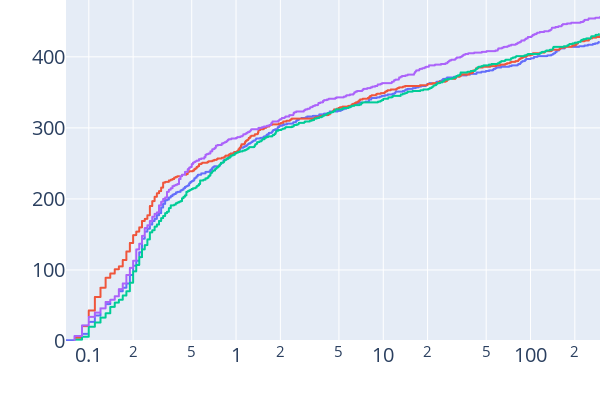
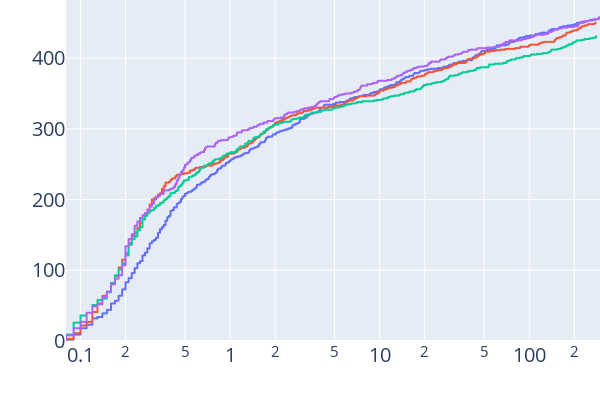
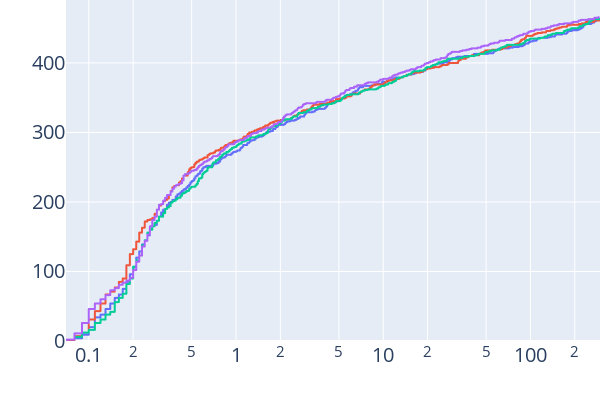
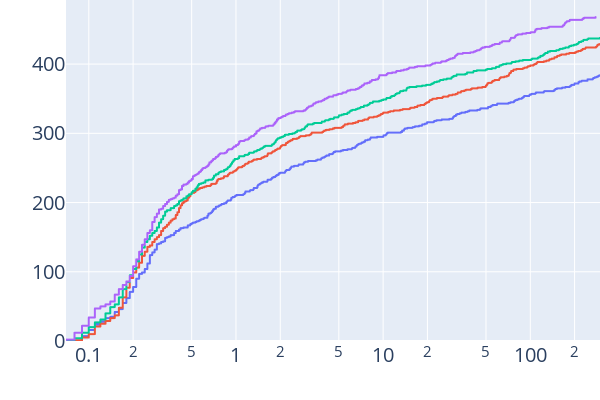

Write notebook code for charts like these, in order.
### Code cell
for optimisation, iterations in product(["svr", "rank-svm"], ["2", "4"]):
    print(optimisation, iterations)
    df = get_df_copy()
    df = df[df.optimiser == optimisation]
    df = df[df.iterations == iterations]
    df = df[df.solved]
    df.solved = df.solved.astype(int)
    
    fig = px.ecdf(df, x="runtime", color="feature_pruning", ecdfnorm=None, log_x=True)
    # hide axis labels
    fig.update_xaxes(title_text='')
    fig.update_yaxes(title_text='')
    # hide legend
    fig.update_layout(showlegend=False)
    # size
    fig.update_layout(width=600, height=400)
    # remove margins
    fig.update_layout(margin=dict(l=0, r=0, t=0, b=0))
    # font size
    fig.update_layout(font=dict(size=20))

    fig.show()

### Figure 1 — Plotly figure (JSON) as saved in the notebook; plotly's stock layout.template omitted (floating-point values rounded to 4 significant figures; data arrays with more than 128 entries replaced by an {"elided": "..."} marker saying what was removed)
{"data": [{"hovertemplate": "feature_pruning=0none<br>runtime=%{x}<br>count=%{y}<extra></extra>", "legendgroup": "0none", "line": {"dash": "solid", "shape": "hv"}, "marker": {"color": "#636efa", "symbol": "circle"}, "mode": "lines", "name": "0none", "showlegend": true, "type": "scattergl", "x": {"elided": "421 float values"}, "xaxis": "x", "y": {"elided": "421 int values"}, "yaxis": "y"}, {"hovertemplate": "feature_pruning=1collapse-all-x<br>runtime=%{x}<br>count=%{y}<extra></extra>", "legendgroup": "1collapse-all-x", "line": {"dash": "solid", "shape": "hv"}, "marker": {"color": "#EF553B", "symbol": "circle"}, "mode": "lines", "name": "1collapse-all-x", "showlegend": true, "type": "scattergl", "x": {"elided": "429 float values"}, "xaxis": "x", "y": {"elided": "429 int values"}, "yaxis": "y"}, {"hovertemplate": "feature_pruning=2collapse-layer<br>runtime=%{x}<br>count=%{y}<extra></extra>", "legendgroup": "2collapse-layer", "line": {"dash": "solid", "shape": "hv"}, "marker": {"color": "#00cc96", "symbol": "circle"}, "mode": "lines", "name": "2collapse-layer", "showlegend": true, "type": "scattergl", "x": {"elided": "432 float values"}, "xaxis": "x", "y": {"elided": "432 int values"}, "yaxis": "y"}, {"hovertemplate": "feature_pruning=3collapse-layer-x<br>runtime=%{x}<br>count=%{y}<extra></extra>", "legendgroup": "3collapse-layer-x", "line": {"dash": "solid", "shape": "hv"}, "marker": {"color": "#ab63fa", "symbol": "circle"}, "mode": "lines", "name": "3collapse-layer-x", "showlegend": true, "type": "scattergl", "x": {"elided": "456 float values"}, "xaxis": "x", "y": {"elided": "456 int values"}, "yaxis": "y"}], "layout": {"font": {"size": 20}, "height": 400, "legend": {"title": {"text": "feature_pruning"}, "tracegroupgap": 0}, "margin": {"b": 0, "l": 0, "r": 0, "t": 0}, "showlegend": false, "width": 600, "xaxis": {"anchor": "y", "domain": [0, 1], "title": {"text": ""}, "type": "log"}, "yaxis": {"anchor": "x", "domain": [0, 1], "rangemode": "tozero", "title": {"text": ""}}}}

### Figure 2 — Plotly figure (JSON) as saved in the notebook; plotly's stock layout.template omitted (floating-point values rounded to 4 significant figures; data arrays with more than 128 entries replaced by an {"elided": "..."} marker saying what was removed)
{"data": [{"hovertemplate": "feature_pruning=0none<br>runtime=%{x}<br>count=%{y}<extra></extra>", "legendgroup": "0none", "line": {"dash": "solid", "shape": "hv"}, "marker": {"color": "#636efa", "symbol": "circle"}, "mode": "lines", "name": "0none", "showlegend": true, "type": "scattergl", "x": {"elided": "457 float values"}, "xaxis": "x", "y": {"elided": "457 int values"}, "yaxis": "y"}, {"hovertemplate": "feature_pruning=1collapse-all-x<br>runtime=%{x}<br>count=%{y}<extra></extra>", "legendgroup": "1collapse-all-x", "line": {"dash": "solid", "shape": "hv"}, "marker": {"color": "#EF553B", "symbol": "circle"}, "mode": "lines", "name": "1collapse-all-x", "showlegend": true, "type": "scattergl", "x": {"elided": "450 float values"}, "xaxis": "x", "y": {"elided": "450 int values"}, "yaxis": "y"}, {"hovertemplate": "feature_pruning=2collapse-layer<br>runtime=%{x}<br>count=%{y}<extra></extra>", "legendgroup": "2collapse-layer", "line": {"dash": "solid", "shape": "hv"}, "marker": {"color": "#00cc96", "symbol": "circle"}, "mode": "lines", "name": "2collapse-layer", "showlegend": true, "type": "scattergl", "x": {"elided": "431 float values"}, "xaxis": "x", "y": {"elided": "431 int values"}, "yaxis": "y"}, {"hovertemplate": "feature_pruning=3collapse-layer-x<br>runtime=%{x}<br>count=%{y}<extra></extra>", "legendgroup": "3collapse-layer-x", "line": {"dash": "solid", "shape": "hv"}, "marker": {"color": "#ab63fa", "symbol": "circle"}, "mode": "lines", "name": "3collapse-layer-x", "showlegend": true, "type": "scattergl", "x": {"elided": "458 float values"}, "xaxis": "x", "y": {"elided": "458 int values"}, "yaxis": "y"}], "layout": {"font": {"size": 20}, "height": 400, "legend": {"title": {"text": "feature_pruning"}, "tracegroupgap": 0}, "margin": {"b": 0, "l": 0, "r": 0, "t": 0}, "showlegend": false, "width": 600, "xaxis": {"anchor": "y", "domain": [0, 1], "title": {"text": ""}, "type": "log"}, "yaxis": {"anchor": "x", "domain": [0, 1], "rangemode": "tozero", "title": {"text": ""}}}}

### Figure 3 — Plotly figure (JSON) as saved in the notebook; plotly's stock layout.template omitted (floating-point values rounded to 4 significant figures; data arrays with more than 128 entries replaced by an {"elided": "..."} marker saying what was removed)
{"data": [{"hovertemplate": "feature_pruning=0none<br>runtime=%{x}<br>count=%{y}<extra></extra>", "legendgroup": "0none", "line": {"dash": "solid", "shape": "hv"}, "marker": {"color": "#636efa", "symbol": "circle"}, "mode": "lines", "name": "0none", "showlegend": true, "type": "scattergl", "x": {"elided": "462 float values"}, "xaxis": "x", "y": {"elided": "462 int values"}, "yaxis": "y"}, {"hovertemplate": "feature_pruning=1collapse-all-x<br>runtime=%{x}<br>count=%{y}<extra></extra>", "legendgroup": "1collapse-all-x", "line": {"dash": "solid", "shape": "hv"}, "marker": {"color": "#EF553B", "symbol": "circle"}, "mode": "lines", "name": "1collapse-all-x", "showlegend": true, "type": "scattergl", "x": {"elided": "463 float values"}, "xaxis": "x", "y": {"elided": "463 int values"}, "yaxis": "y"}, {"hovertemplate": "feature_pruning=2collapse-layer<br>runtime=%{x}<br>count=%{y}<extra></extra>", "legendgroup": "2collapse-layer", "line": {"dash": "solid", "shape": "hv"}, "marker": {"color": "#00cc96", "symbol": "circle"}, "mode": "lines", "name": "2collapse-layer", "showlegend": true, "type": "scattergl", "x": {"elided": "464 float values"}, "xaxis": "x", "y": {"elided": "464 int values"}, "yaxis": "y"}, {"hovertemplate": "feature_pruning=3collapse-layer-x<br>runtime=%{x}<br>count=%{y}<extra></extra>", "legendgroup": "3collapse-layer-x", "line": {"dash": "solid", "shape": "hv"}, "marker": {"color": "#ab63fa", "symbol": "circle"}, "mode": "lines", "name": "3collapse-layer-x", "showlegend": true, "type": "scattergl", "x": {"elided": "466 float values"}, "xaxis": "x", "y": {"elided": "466 int values"}, "yaxis": "y"}], "layout": {"font": {"size": 20}, "height": 400, "legend": {"title": {"text": "feature_pruning"}, "tracegroupgap": 0}, "margin": {"b": 0, "l": 0, "r": 0, "t": 0}, "showlegend": false, "width": 600, "xaxis": {"anchor": "y", "domain": [0, 1], "title": {"text": ""}, "type": "log"}, "yaxis": {"anchor": "x", "domain": [0, 1], "rangemode": "tozero", "title": {"text": ""}}}}

### Figure 4 — Plotly figure (JSON) as saved in the notebook; plotly's stock layout.template omitted (floating-point values rounded to 4 significant figures; data arrays with more than 128 entries replaced by an {"elided": "..."} marker saying what was removed)
{"data": [{"hovertemplate": "feature_pruning=0none<br>runtime=%{x}<br>count=%{y}<extra></extra>", "legendgroup": "0none", "line": {"dash": "solid", "shape": "hv"}, "marker": {"color": "#636efa", "symbol": "circle"}, "mode": "lines", "name": "0none", "showlegend": true, "type": "scattergl", "x": {"elided": "384 float values"}, "xaxis": "x", "y": {"elided": "384 int values"}, "yaxis": "y"}, {"hovertemplate": "feature_pruning=1collapse-all-x<br>runtime=%{x}<br>count=%{y}<extra></extra>", "legendgroup": "1collapse-all-x", "line": {"dash": "solid", "shape": "hv"}, "marker": {"color": "#EF553B", "symbol": "circle"}, "mode": "lines", "name": "1collapse-all-x", "showlegend": true, "type": "scattergl", "x": {"elided": "429 float values"}, "xaxis": "x", "y": {"elided": "429 int values"}, "yaxis": "y"}, {"hovertemplate": "feature_pruning=2collapse-layer<br>runtime=%{x}<br>count=%{y}<extra></extra>", "legendgroup": "2collapse-layer", "line": {"dash": "solid", "shape": "hv"}, "marker": {"color": "#00cc96", "symbol": "circle"}, "mode": "lines", "name": "2collapse-layer", "showlegend": true, "type": "scattergl", "x": {"elided": "438 float values"}, "xaxis": "x", "y": {"elided": "438 int values"}, "yaxis": "y"}, {"hovertemplate": "feature_pruning=3collapse-layer-x<br>runtime=%{x}<br>count=%{y}<extra></extra>", "legendgroup": "3collapse-layer-x", "line": {"dash": "solid", "shape": "hv"}, "marker": {"color": "#ab63fa", "symbol": "circle"}, "mode": "lines", "name": "3collapse-layer-x", "showlegend": true, "type": "scattergl", "x": {"elided": "468 float values"}, "xaxis": "x", "y": {"elided": "468 int values"}, "yaxis": "y"}], "layout": {"font": {"size": 20}, "height": 400, "legend": {"title": {"text": "feature_pruning"}, "tracegroupgap": 0}, "margin": {"b": 0, "l": 0, "r": 0, "t": 0}, "showlegend": false, "width": 600, "xaxis": {"anchor": "y", "domain": [0, 1], "title": {"text": ""}, "type": "log"}, "yaxis": {"anchor": "x", "domain": [0, 1], "rangemode": "tozero", "title": {"text": ""}}}}
